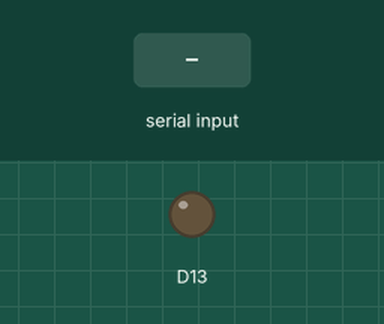
The sketch below on a simulated Arduino Zero (SAMD21). Shown: output pins drawn as LEDs (lit = HIGH). Inputs (shaded band) come from the test bench.

Above: at 1.2 s.
1.3 s: "1\n" received over the second serial link
At 2.6 s:
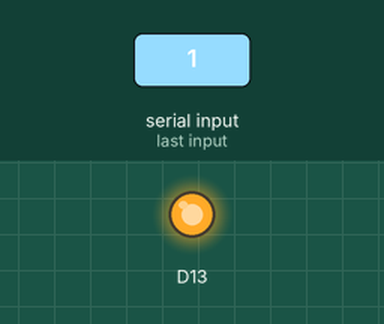
4.3 s: "0\n" received over the second serial link
At 4.9 s:
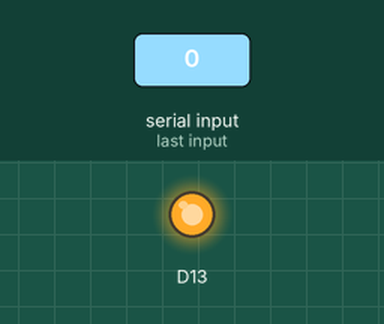
7.3 s: "2\n" received over the second serial link
At 10.6 s:
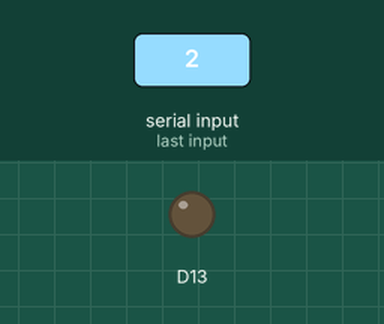
Timing chart, 0 to 12.1 s (numbered marks = the images above; inputs shaded):
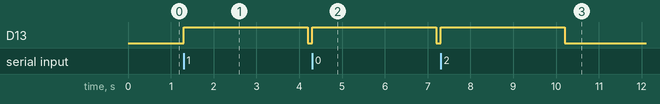

The sketch:

JetsonComms.ino
```cpp
#include <math.h>
#include <HardwareSerial.h>
#include <Arduino.h>   // Required before wiring_private.h
#include "wiring_private.h" // pinPeripheral() function
#include <Wire.h>

Uart Serial2 (&sercom1, 12, 11, SERCOM_RX_PAD_3, UART_TX_PAD_0);

//Defines HW Serial on Feather MO
void SERCOM1_Handler()
{
  Serial2.IrqHandler();
}


void setup() {


  // start serial port at 9600 bps:
  Serial2.begin(9600);
  pinPeripheral(11, PIO_SERCOM);
  pinPeripheral(12, PIO_SERCOM);
  // initialize digital pin LED_BUILTIN as an output.
  while (!Serial2) {
    ; // wait for serial port to connect.
  }
  pinMode(13, OUTPUT);
}

void loop() {
  if (Serial2.available())
  {
    String s1 = Serial2.readStringUntil('\n');
    if (s1.length() > 0){
      digitalWrite(13, HIGH);
      delay(2900);
      digitalWrite(13, LOW);
      delay(100);
    }
  }


}
```

Measured:
- after the input at 1.3 s, D13: LOW → HIGH at once, → LOW 2.9 s later
- after the input at 4.3 s, D13: LOW → HIGH at once, → LOW 2.9 s later
- after the input at 7.3 s, D13: LOW → HIGH at once, → LOW 2.9 s later
